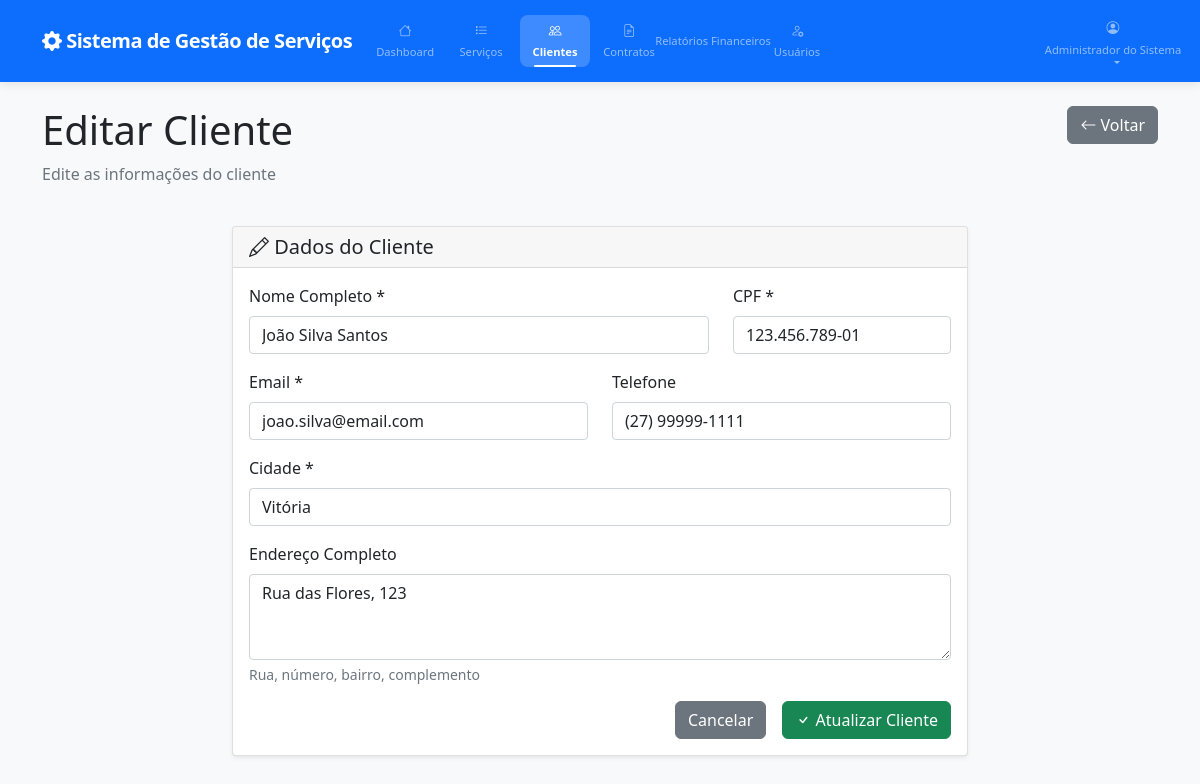
The app's page /admin/clientes/form.php?id=1 (signed in) with its own data.
### tables this page shows
CREATE TABLE `clientes` (
    `id` int(11) NOT NULL AUTO_INCREMENT,
    `nome` varchar(100) NOT NULL,
    `cpf` varchar(14) NOT NULL,
    `cidade` varchar(50) NOT NULL,
    `email` varchar(100) NOT NULL,
    `telefone` varchar(20) DEFAULT NULL,
    `endereco` varchar(200) DEFAULT NULL,
    `senha` varchar(255) DEFAULT NULL COMMENT 'Senha opcional para checkout express',
    `remember_token` varchar(255) DEFAULT NULL,
    `ativo` tinyint(1) DEFAULT 1,
    `created_at` timestamp DEFAULT CURRENT_TIMESTAMP,
    `updated_at` timestamp DEFAULT CURRENT_TIMESTAMP ON UPDATE CURRENT_TIMESTAMP,
    PRIMARY KEY (`id`),
    UNIQUE KEY `cpf` (`cpf`),
    UNIQUE KEY `email` (`email`)
);

### shared/config/auth.php (called while the page is built, shortened)
<?php
class Auth
{
    public static function getUser(): ?array
    {
        return $_SESSION['user'] ?? null;
    }
}

### shared/config/db.php (called while the page is built, shortened)
<?php
class Database
{
    private static $instance = null;
    private $connection;
    private $host = 'localhost';
    private $database = 'trabalho_web';
    private $username = 'root';
    private $password = '';
    private $charset = 'utf8mb4';
    private $socket = '/Applications/XAMPP/xamppfiles/var/mysql/mysql.sock';
    private function __construct()
    {
        $dsn = "mysql:host={$this->host};dbname={$this->database};charset={$this->charset};unix_socket={$this->socket}";
        $options = [
            PDO::ATTR_ERRMODE => PDO::ERRMODE_EXCEPTION,
            PDO::ATTR_DEFAULT_FETCH_MODE => PDO::FETCH_ASSOC,
            PDO::ATTR_EMULATE_PREPARES => false,
        ];
        try {
            $this->connection = new PDO($dsn, $this->username, $this->password, $options);
        } catch (PDOException $e) {
            error_log("Database connection failed: " . $e->getMessage());
            throw new PDOException("Database connection failed");
        }
    }
    public static function getInstance(): Database
    {
        if (self::$instance === null) {
            self::$instance = new self();
        }
        return self::$instance;
    }
    public function getConnection(): PDO
    {
        return $this->connection;
    }
}

### shared/dao/ClienteDAO.php (called while the page is built, shortened)
<?php
require_once __DIR__ . '/../config/db.php';
class ClienteDAO
{
    private $db;
    public function __construct()
    {
        $this->db = Database::getInstance()->getConnection();
    }
    public function findById(int $id): ?array
    {
        try {
            $stmt = $this->db->prepare("
                SELECT id, nome, cpf, cidade, email, telefone, endereco, created_at
                FROM clientes
                WHERE id = ?
            ");
            $stmt->execute([$id]);
            $client = $stmt->fetch();
            return $client ?: null;
        } catch (PDOException $e) {
            error_log("Error finding client by ID: " . $e->getMessage());
            return null;
        }
    }
}

### admin/clientes/form.php (the view, shortened to what this page needs)
<?php
require_once '../../shared/config/auth.php';
require_once '../../shared/dao/ClienteDAO.php';
$clienteDAO = new ClienteDAO();
$user = Auth::getUser();
$cliente = null;
$isEdit = false;
$fromDashboard = isset($_GET['from']) && $_GET['from'] === 'dashboard';
if (isset($_GET['id'])) {
    $id = (int) $_GET['id'];
    $cliente = $clienteDAO->findById($id);
    if ($cliente) {
        $isEdit = true;
    } else {
        header('Location: list.php');
        exit;
    }
}
?>
<!DOCTYPE html>
<html lang="pt-BR">
<head>
    <link href="https://cdn.jsdelivr.net/npm/bootstrap@5.1.3/dist/css/bootstrap.min.css" rel="stylesheet">
    <link href="https://cdn.jsdelivr.net/npm/bootstrap-icons@1.8.1/font/bootstrap-icons.css" rel="stylesheet">
    <link rel="stylesheet" href="../../shared/assets/css/style.css">
</head>
<body>
    <nav class="navbar navbar-expand-lg navbar-dark bg-primary">
        <div class="container">
            <a class="navbar-brand" href="../dashboard.php">
                <i class="bi bi-gear-fill"></i> Sistema de Gestão de Serviços
            </a>
            <div class="collapse navbar-collapse" id="navbarNav">
                <ul class="navbar-nav me-auto">
                    <li class="nav-item">
                        <a class="nav-link" href="../dashboard.php">
                            <i class="bi bi-house"></i> Dashboard
                        </a>
                    </li>
                    <li class="nav-item">
                        <a class="nav-link" href="../servicos/list.php">
                            <i class="bi bi-list-task"></i> Serviços
                        </a>
                    </li>
                    <li class="nav-item">
                        <a class="nav-link active" href="list.php">
                            <i class="bi bi-people"></i> Clientes
                        </a>
                    </li>
                    <li class="nav-item">
                        <a class="nav-link" href="../contratacao/listar.php">
                            <i class="bi bi-file-earmark-text"></i> Contratos
                        </a>
                    </li>
                    <li class="nav-item">
                        <a class="nav-link" href="../relatorios/financeiro.php">
                            Relatórios Financeiros
                        </a>
                    </li>
                    <li class="nav-item">
                        <a class="nav-link" href="../usuarios/list.php">
                            <i class="bi bi-person-gear"></i> Usuários
                        </a>
                    </li>
                </ul>
                <ul class="navbar-nav">
                    <li class="nav-item dropdown">
                        <a class="nav-link dropdown-toggle" href="#" id="navbarDropdown" role="button" data-bs-toggle="dropdown">
                            <i class="bi bi-person-circle"></i> <?= htmlspecialchars($user['nome']) ?>
                        </a>
                    </li>
                </ul>
            </div>
        </div>
    </nav>
    <div class="container mt-4">
        <div class="row mb-4">
            <div class="col-md-8">
                <h1><?= $isEdit ? 'Editar' : 'Novo' ?> Cliente</h1>
                <p class="text-muted"><?= $isEdit ? 'Edite as informações do cliente' : 'Preencha os dados do novo cliente' ?></p>
            </div>
            <div class="col-md-4 text-end">
                <a href="<?= $fromDashboard ? '../dashboard.php' : 'list.php' ?>" class="btn btn-secondary">
                    <i class="bi bi-arrow-left"></i> Voltar
                </a>
            </div>
        </div>
        <div class="row justify-content-center">
            <div class="col-lg-8">
                <div class="card">
                    <div class="card-header">
                        <h5 class="mb-0">
                            <i class="bi bi-<?= $isEdit ? 'pencil' : 'person-plus' ?>"></i>
                            Dados do Cliente
                        </h5>
                    </div>
                    <div class="card-body">
                        <form method="POST" action="">
                            <div class="row">
                                <div class="col-md-8">
                                    <div class="mb-3">
                                        <label for="nome" class="form-label">Nome Completo *</label>
                                        <input type="text" class="form-control" id="nome" name="nome"
                                            value="<?= htmlspecialchars($cliente['nome'] ?? $_POST['nome'] ?? '') ?>"
                                            required maxlength="100">
                                    </div>
                                </div>
                                <div class="col-md-4">
                                    <div class="mb-3">
                                        <label for="cpf" class="form-label">CPF *</label>
                                        <input type="text" class="form-control" id="cpf" name="cpf"
                                            value="<?= htmlspecialchars($cliente['cpf'] ?? $_POST['cpf'] ?? '') ?>"
                                            required maxlength="14" placeholder="000.000.000-00">
                                    </div>
                                </div>
                            </div>
                            <div class="row">
                                <div class="col-md-6">
                                    <div class="mb-3">
                                        <label for="email" class="form-label">Email *</label>
                                        <input type="email" class="form-control" id="email" name="email"
                                            value="<?= htmlspecialchars($cliente['email'] ?? $_POST['email'] ?? '') ?>"
                                            required maxlength="100">
                                    </div>
                                </div>
                                <div class="col-md-6">
                                    <div class="mb-3">
                                        <label for="telefone" class="form-label">Telefone</label>
                                        <input type="tel" class="form-control" id="telefone" name="telefone"
                                            value="<?= htmlspecialchars($cliente['telefone'] ?? $_POST['telefone'] ?? '') ?>"
                                            maxlength="20" placeholder="(00) 00000-0000">
                                    </div>
                                </div>
                            </div>
                            <div class="mb-3">
                                <label for="cidade" class="form-label">Cidade *</label>
                                <input type="text" class="form-control" id="cidade" name="cidade"
                                    value="<?= htmlspecialchars($cliente['cidade'] ?? $_POST['cidade'] ?? '') ?>"
                                    required maxlength="50">
                            </div>
                            <div class="mb-3">
                                <label for="endereco" class="form-label">Endereço Completo</label>
                                <textarea class="form-control" id="endereco" name="endereco"
                                    rows="3" maxlength="200"><?= htmlspecialchars($cliente['endereco'] ?? $_POST['endereco'] ?? '') ?></textarea>
                                <div class="form-text">Rua, número, bairro, complemento</div>
                            </div>
                            <div class="d-grid gap-2 d-md-flex justify-content-md-end">
                                <a href="<?= $fromDashboard ? '../dashboard.php' : 'list.php' ?>" class="btn btn-secondary me-md-2">Cancelar</a>
                                <button type="submit" class="btn btn-success">
                                    <i class="bi bi-<?= $isEdit ? 'check' : 'person-plus' ?>"></i>
                                    <?= $isEdit ? 'Atualizar' : 'Criar' ?> Cliente
                                </button>
                            </div>
                        </form>
                    </div>
                </div>
            </div>
        </div>
    </div>
</body>
</html>

### shared/assets/css/style.css (style rules this page uses)
:root { --primary-color: #0d6efd; --secondary-color: #6c757d; --success-color: #198754; --danger-color: #dc3545; --warning-color: #ffc107; --info-color: #0dcaf0; --light-color: #f8f9fa; --dark-color: #212529; }
body { font-family: 'Segoe UI', Tahoma, Geneva, Verdana, sans-serif; background-color: var(--light-color); }
.navbar { box-shadow: 0 2px 10px rgba(0, 0, 0, 0.1); padding: 0.75rem 0; }
.navbar-brand { font-weight: 700; font-size: 1.25rem; letter-spacing: -0.5px; padding: 0.5rem 0; }
.navbar-nav { align-items: center; gap: 0.25rem; flex-wrap: nowrap; }
.navbar-nav .nav-item { margin: 0; flex-shrink: 0; }
.navbar-nav .nav-link { font-size: 0.75rem; font-weight: 500; padding: 0.5rem 0.6rem; border-radius: 0.5rem; transition: all 0.3s ease; text-align: center; min-width: 80px; max-width: 100px; display: flex; flex-direction: column; align-items: center; gap: 0.15rem; white-space: nowrap; }
.navbar-nav .nav-link i { font-size: 0.9rem; margin-bottom: 0.1rem; transition: transform 0.3s ease; }
.navbar-nav .nav-link.active { background-color: rgba(255, 255, 255, 0.2); font-weight: 600; position: relative; }
.navbar-nav .nav-link.active::after { content: ''; position: absolute; bottom: 0; left: 50%; transform: translateX(-50%); width: 60%; height: 2px; background-color: #fff; border-radius: 1px; }
.navbar-nav:last-child { margin-left: auto; }
.navbar-nav .dropdown-toggle::after { margin-left: 0.5rem; transition: transform 0.3s ease; }
@media (max-width: 1200px) { .navbar-nav .nav-link { min-width: 70px; max-width: 90px; font-size: 0.7rem; padding: 0.4rem 0.5rem; } }
@media (max-width: 1200px) { .navbar-nav .nav-link i { font-size: 0.8rem; } }
.navbar-brand { font-weight: bold; }
.card { box-shadow: 0 0.125rem 0.25rem rgba(0, 0, 0, 0.075); border: 1px solid rgba(0, 0, 0, 0.125); }
.btn { border-radius: 0.375rem; }

### records on screen
clientes: nome "João Silva Santos", cpf "123.456.789-01", email "joao.silva@email.com", telefone "(27) 99999-1111", cidade "Vitória", endereco "Rua das Flores, 123"

### other values on screen
$user['nome'] "Administrador do Sistema"
